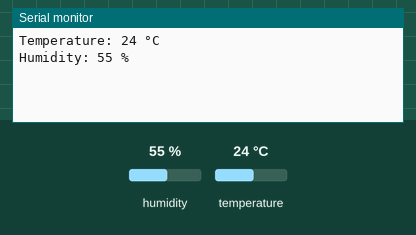
Simulated run of this sketch. Board: Arduino Uno, built with avr-gcc and run on an emulated ATmega328P. Parts: the last lines printed to the serial monitor. The test bench sets the inputs (shaded band); at power-on: humidity 55 %, temperature 24 °C.

Above: at 2.3 s.
2.4 s: humidity set to 22 %
At 4.3 s:
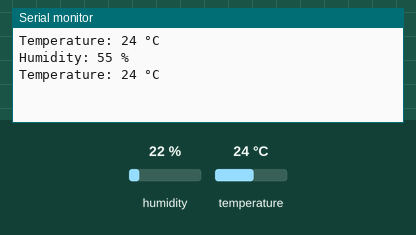
4.5 s: temperature set to 12 °C
At 5.5 s:
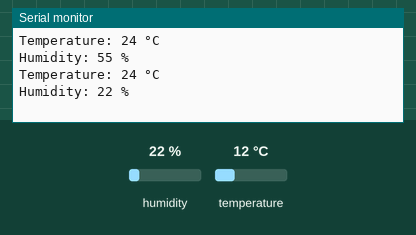
6.6 s: humidity set to 40 %
At 7.5 s:
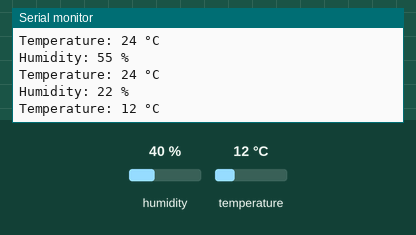
Timing chart, 0 to 9.6 s (numbered marks = the images above; inputs shaded):
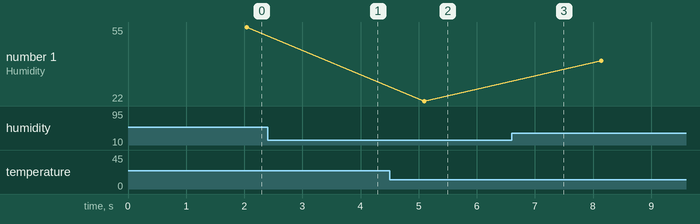

Measured:
- plotted number 1: 22 → 40 after the input at 6.6 s

The sketch:

temp_and_hum.ino
```cpp
#include <DHT11.h>

DHT11 dht11(7);

// #define DHT11_PIN 7

void setup() {
  // put your setup code here, to run once:
  Serial.begin(9600);
}

void loop()
{
    int temperature = dht11.readTemperature();


    // Check the result of the reading.
    // If there's no error, print the temperature value.
    // If there's an error, print the appropriate error message.
    if (temperature != DHT11::ERROR_CHECKSUM && temperature != DHT11::ERROR_TIMEOUT)
    {
        Serial.print("Temperature: ");
        Serial.print(temperature);
        Serial.println(" °C");
    }
    else
    {
        Serial.println(DHT11::getErrorString(temperature));
    }

    delay(1000);

    int humidity = dht11.readHumidity();

    if (humidity != DHT11::ERROR_CHECKSUM && humidity != DHT11::ERROR_TIMEOUT)
    {
        Serial.print("Humidity: ");
        Serial.print(humidity);
        Serial.println(" %");
    }
    else
    {
        Serial.println(DHT11::getErrorString(humidity));
    }
    delay(1000);
}
```
